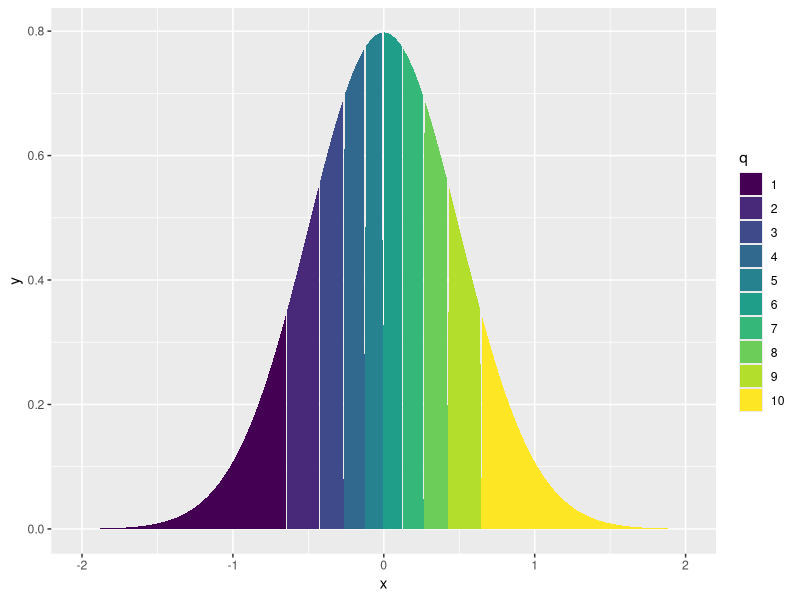

R code for this plot:
library(tidyverse)

tbl <- tibble(
    x = seq(-2, 2, by = 1e-2),
    y = dnorm(x, 0, 0.5),
    q = factor(cut(x, qnorm(seq(0, 1, by = 0.1), 0, 0.5),
                   right = FALSE, labels = FALSE, include.lowest = TRUE)))

ggplot(tbl) +
    geom_area(aes(x = x, y = y, fill = q)) +
    scale_fill_viridis_d()
